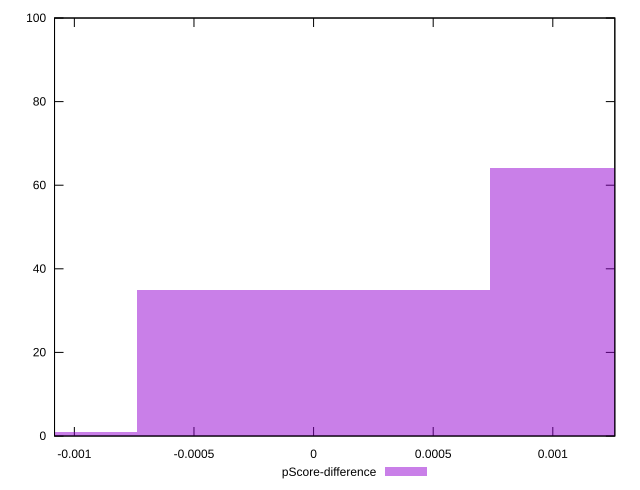

The script that saved this image:
reset

$pScoreDifference <<EOF
0.0014725604703967388 64
-0.0014725604703967388 1
0 35
EOF

set key outside below
set boxwidth 0.0014725604703967388
set xrange [-0.0010828673769214259:0.001259233086355671]
set yrange [0:100]
set trange [0:100]
set style fill transparent solid 0.5 noborder
set terminal svg size 640, 490 enhanced background rgb 'white'
set output "report/report_00029_2021-02-24T13-36-40.390Z/cumulative-layout-shift/samples/agenda/pScore-difference/histogram.svg"

plot $pScoreDifference title "pScore-difference" with boxes

reset
